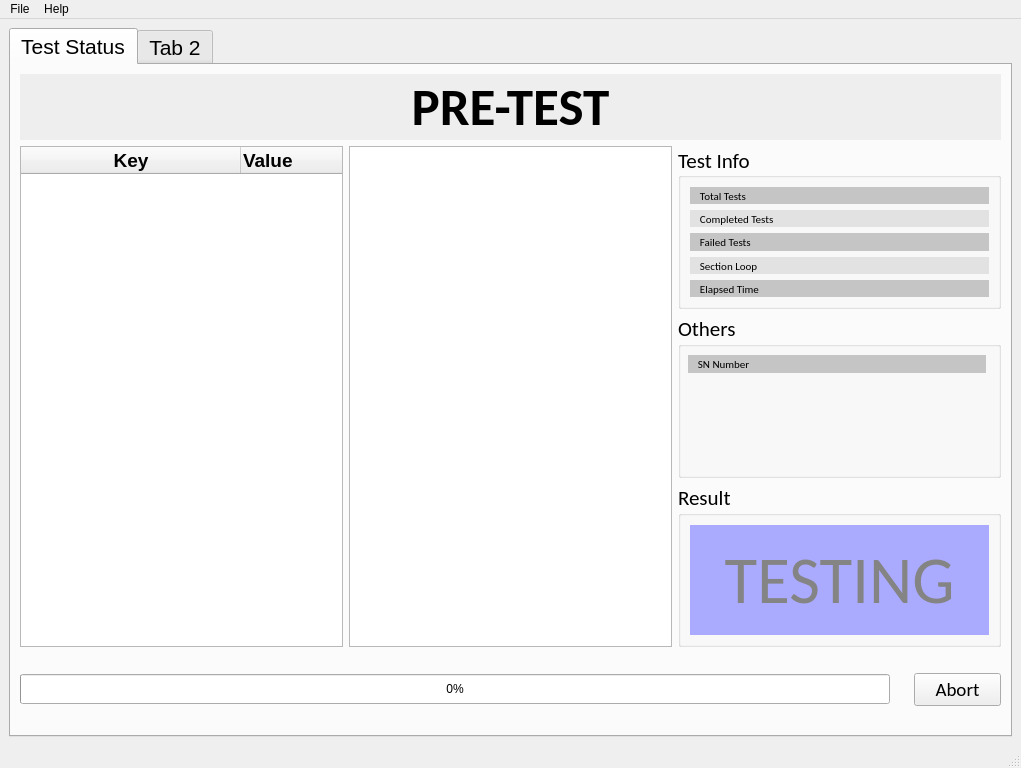
<?xml version="1.0" encoding="UTF-8"?>
<ui version="4.0">
 <class>MainWindow</class>
 <widget class="QMainWindow" name="MainWindow">
  <property name="geometry">
   <rect>
    <x>0</x>
    <y>0</y>
    <width>1021</width>
    <height>768</height>
   </rect>
  </property>
  <property name="windowTitle">
   <string>FDS Runner</string>
  </property>
  <widget class="QWidget" name="centralwidget">
   <layout class="QGridLayout" name="gridLayout">
    <item row="0" column="0">
     <widget class="QTabWidget" name="tabWidget">
      <property name="font">
       <font>
        <pointsize>16</pointsize>
       </font>
      </property>
      <property name="currentIndex">
       <number>0</number>
      </property>
      <widget class="QWidget" name="tab">
       <attribute name="title">
        <string>Test Status</string>
       </attribute>
       <layout class="QGridLayout" name="gridLayout_2">
        <item row="0" column="0">
         <layout class="QHBoxLayout" name="horizontalLayout" stretch="0">
          <property name="spacing">
           <number>1</number>
          </property>
          <property name="sizeConstraint">
           <enum>QLayout::SetDefaultConstraint</enum>
          </property>
          <item>
           <widget class="QLabel" name="label">
            <property name="minimumSize">
             <size>
              <width>0</width>
              <height>0</height>
             </size>
            </property>
            <property name="sizeIncrement">
             <size>
              <width>0</width>
              <height>0</height>
             </size>
            </property>
            <property name="baseSize">
             <size>
              <width>0</width>
              <height>0</height>
             </size>
            </property>
            <property name="font">
             <font>
              <family>Calibri</family>
              <pointsize>40</pointsize>
              <weight>75</weight>
              <italic>false</italic>
              <bold>true</bold>
              <strikeout>false</strikeout>
             </font>
            </property>
            <property name="styleSheet">
             <string notr="true">background-color: rgb(238, 238, 238);</string>
            </property>
            <property name="text">
             <string>PRE-TEST</string>
            </property>
            <property name="alignment">
             <set>Qt::AlignCenter</set>
            </property>
           </widget>
          </item>
         </layout>
        </item>
        <item row="1" column="0">
         <layout class="QHBoxLayout" name="horizontalLayout_4" stretch="1,1,1">
          <property name="topMargin">
           <number>0</number>
          </property>
          <item>
           <widget class="QTreeWidget" name="treeWidget">
            <attribute name="headerMinimumSectionSize">
             <number>0</number>
            </attribute>
            <attribute name="headerDefaultSectionSize">
             <number>220</number>
            </attribute>
            <column>
             <property name="text">
              <string>Key</string>
             </property>
             <property name="font">
              <font>
               <pointsize>14</pointsize>
               <weight>75</weight>
               <bold>true</bold>
              </font>
             </property>
             <property name="textAlignment">
              <set>AlignCenter</set>
             </property>
             <property name="background">
              <color>
               <red>255</red>
               <green>255</green>
               <blue>255</blue>
              </color>
             </property>
             <property name="foreground">
              <brush brushstyle="SolidPattern">
               <color alpha="255">
                <red>0</red>
                <green>0</green>
                <blue>0</blue>
               </color>
              </brush>
             </property>
            </column>
            <column>
             <property name="text">
              <string>Value</string>
             </property>
             <property name="font">
              <font>
               <pointsize>14</pointsize>
               <weight>75</weight>
               <bold>true</bold>
              </font>
             </property>
             <property name="textAlignment">
              <set>AlignLeading|AlignVCenter</set>
             </property>
             <property name="foreground">
              <brush brushstyle="SolidPattern">
               <color alpha="255">
                <red>0</red>
                <green>0</green>
                <blue>0</blue>
               </color>
              </brush>
             </property>
            </column>
           </widget>
          </item>
          <item>
           <widget class="QTextEdit" name="textEdit">
            <property name="font">
             <font>
              <pointsize>10</pointsize>
             </font>
            </property>
            <property name="styleSheet">
             <string notr="true"/>
            </property>
           </widget>
          </item>
          <item>
           <layout class="QVBoxLayout" name="verticalLayout_6">
            <item>
             <widget class="QGroupBox" name="groupBox_3">
              <property name="font">
               <font>
                <family>Calibri</family>
               </font>
              </property>
              <property name="title">
               <string>Test Info</string>
              </property>
              <property name="alignment">
               <set>Qt::AlignLeading|Qt::AlignLeft|Qt::AlignVCenter</set>
              </property>
              <layout class="QVBoxLayout" name="verticalLayout_5">
               <item>
                <layout class="QVBoxLayout" name="verticalLayout_3" stretch="0,0,0,0,0">
                 <item>
                  <widget class="QLabel" name="Lab_TotalTests">
                   <property name="font">
                    <font>
                     <pointsize>8</pointsize>
                    </font>
                   </property>
                   <property name="styleSheet">
                    <string notr="true">background-color: rgb(197, 197, 197);</string>
                   </property>
                   <property name="text">
                    <string>    Total Tests</string>
                   </property>
                  </widget>
                 </item>
                 <item>
                  <widget class="QLabel" name="Lab_CompletedTests">
                   <property name="font">
                    <font>
                     <pointsize>8</pointsize>
                    </font>
                   </property>
                   <property name="styleSheet">
                    <string notr="true">background-color: rgb(226, 226, 226);</string>
                   </property>
                   <property name="text">
                    <string>    Completed Tests</string>
                   </property>
                  </widget>
                 </item>
                 <item>
                  <widget class="QLabel" name="Lab_FailedTests">
                   <property name="font">
                    <font>
                     <pointsize>8</pointsize>
                    </font>
                   </property>
                   <property name="styleSheet">
                    <string notr="true">background-color: rgb(197, 197, 197);</string>
                   </property>
                   <property name="text">
                    <string>    Failed Tests</string>
                   </property>
                  </widget>
                 </item>
                 <item>
                  <widget class="QLabel" name="Lab_SectionLoop">
                   <property name="font">
                    <font>
                     <pointsize>8</pointsize>
                    </font>
                   </property>
                   <property name="styleSheet">
                    <string notr="true">background-color: rgb(226, 226, 226);</string>
                   </property>
                   <property name="text">
                    <string>    Section Loop</string>
                   </property>
                  </widget>
                 </item>
                 <item>
                  <widget class="QLabel" name="Lab_ElapsedTime">
                   <property name="font">
                    <font>
                     <pointsize>8</pointsize>
                    </font>
                   </property>
                   <property name="styleSheet">
                    <string notr="true">background-color: rgb(197, 197, 197);</string>
                   </property>
                   <property name="text">
                    <string>    Elapsed Time</string>
                   </property>
                  </widget>
                 </item>
                </layout>
               </item>
              </layout>
             </widget>
            </item>
            <item>
             <widget class="QGroupBox" name="groupBox_2">
              <property name="font">
               <font>
                <family>Calibri</family>
               </font>
              </property>
              <property name="title">
               <string>Others</string>
              </property>
              <widget class="QLabel" name="Lab_SN">
               <property name="geometry">
                <rect>
                 <x>10</x>
                 <y>40</y>
                 <width>298</width>
                 <height>18</height>
                </rect>
               </property>
               <property name="font">
                <font>
                 <pointsize>8</pointsize>
                </font>
               </property>
               <property name="styleSheet">
                <string notr="true">background-color: rgb(197, 197, 197);</string>
               </property>
               <property name="text">
                <string>    SN Number</string>
               </property>
              </widget>
             </widget>
            </item>
            <item>
             <widget class="QGroupBox" name="groupBox">
              <property name="font">
               <font>
                <family>Calibri</family>
               </font>
              </property>
              <property name="title">
               <string>Result</string>
              </property>
              <layout class="QVBoxLayout" name="verticalLayout_7">
               <item>
                <layout class="QVBoxLayout" name="verticalLayout">
                 <item>
                  <widget class="QLabel" name="Lab_Result">
                   <property name="font">
                    <font>
                     <pointsize>50</pointsize>
                    </font>
                   </property>
                   <property name="layoutDirection">
                    <enum>Qt::LeftToRight</enum>
                   </property>
                   <property name="styleSheet">
                    <string notr="true">color: rgb(132, 132, 132);
background-color: rgb(170, 170, 255);</string>
                   </property>
                   <property name="text">
                    <string>TESTING</string>
                   </property>
                   <property name="alignment">
                    <set>Qt::AlignCenter</set>
                   </property>
                  </widget>
                 </item>
                </layout>
               </item>
              </layout>
             </widget>
            </item>
           </layout>
          </item>
         </layout>
        </item>
        <item row="2" column="0">
         <layout class="QHBoxLayout" name="horizontalLayout_2" stretch="20,0,0">
          <property name="spacing">
           <number>6</number>
          </property>
          <property name="topMargin">
           <number>20</number>
          </property>
          <property name="bottomMargin">
           <number>20</number>
          </property>
          <item>
           <widget class="QProgressBar" name="progressBar">
            <property name="styleSheet">
             <string notr="true">QProgressBar{text-align:center;height:30;}</string>
            </property>
            <property name="value">
             <number>0</number>
            </property>
           </widget>
          </item>
          <item>
           <widget class="QLabel" name="label_2">
            <property name="text">
             <string/>
            </property>
           </widget>
          </item>
          <item>
           <widget class="QPushButton" name="pushButton">
            <property name="minimumSize">
             <size>
              <width>0</width>
              <height>30</height>
             </size>
            </property>
            <property name="font">
             <font>
              <family>Calibri</family>
              <pointsize>14</pointsize>
              <kerning>true</kerning>
             </font>
            </property>
            <property name="text">
             <string>    Abort    </string>
            </property>
           </widget>
          </item>
         </layout>
        </item>
       </layout>
      </widget>
      <widget class="QWidget" name="tab_2">
       <attribute name="title">
        <string>Tab 2</string>
       </attribute>
      </widget>
     </widget>
    </item>
   </layout>
  </widget>
  <widget class="QMenuBar" name="menubar">
   <property name="geometry">
    <rect>
     <x>0</x>
     <y>0</y>
     <width>1021</width>
     <height>21</height>
    </rect>
   </property>
   <widget class="QMenu" name="menuFile">
    <property name="title">
     <string>File</string>
    </property>
    <addaction name="actionchild1"/>
    <addaction name="actionchild2"/>
    <addaction name="actionchild3"/>
    <addaction name="separator"/>
    <addaction name="actionexit"/>
   </widget>
   <widget class="QMenu" name="menuABOUT">
    <property name="title">
     <string>Help</string>
    </property>
    <addaction name="actionhelp"/>
   </widget>
   <addaction name="menuFile"/>
   <addaction name="menuABOUT"/>
  </widget>
  <widget class="QStatusBar" name="statusbar"/>
  <action name="actionchild1">
   <property name="text">
    <string>child1</string>
   </property>
  </action>
  <action name="actionchild2">
   <property name="text">
    <string>child2</string>
   </property>
  </action>
  <action name="actionchild3">
   <property name="text">
    <string>child3</string>
   </property>
  </action>
  <action name="actionexit">
   <property name="text">
    <string>exit</string>
   </property>
  </action>
  <action name="actionhelp">
   <property name="text">
    <string>About</string>
   </property>
  </action>
 </widget>
 <resources/>
 <connections/>
</ui>
